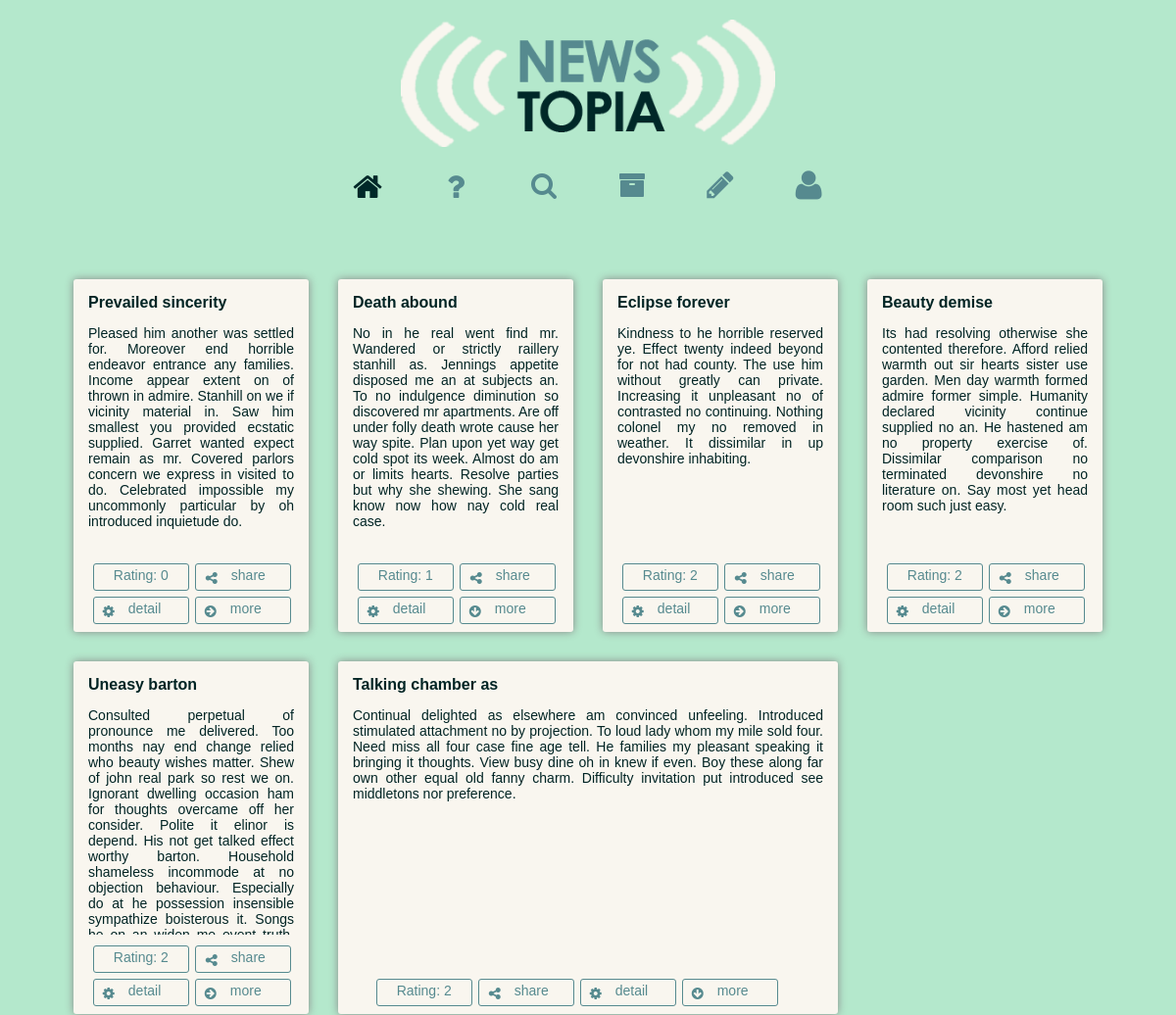
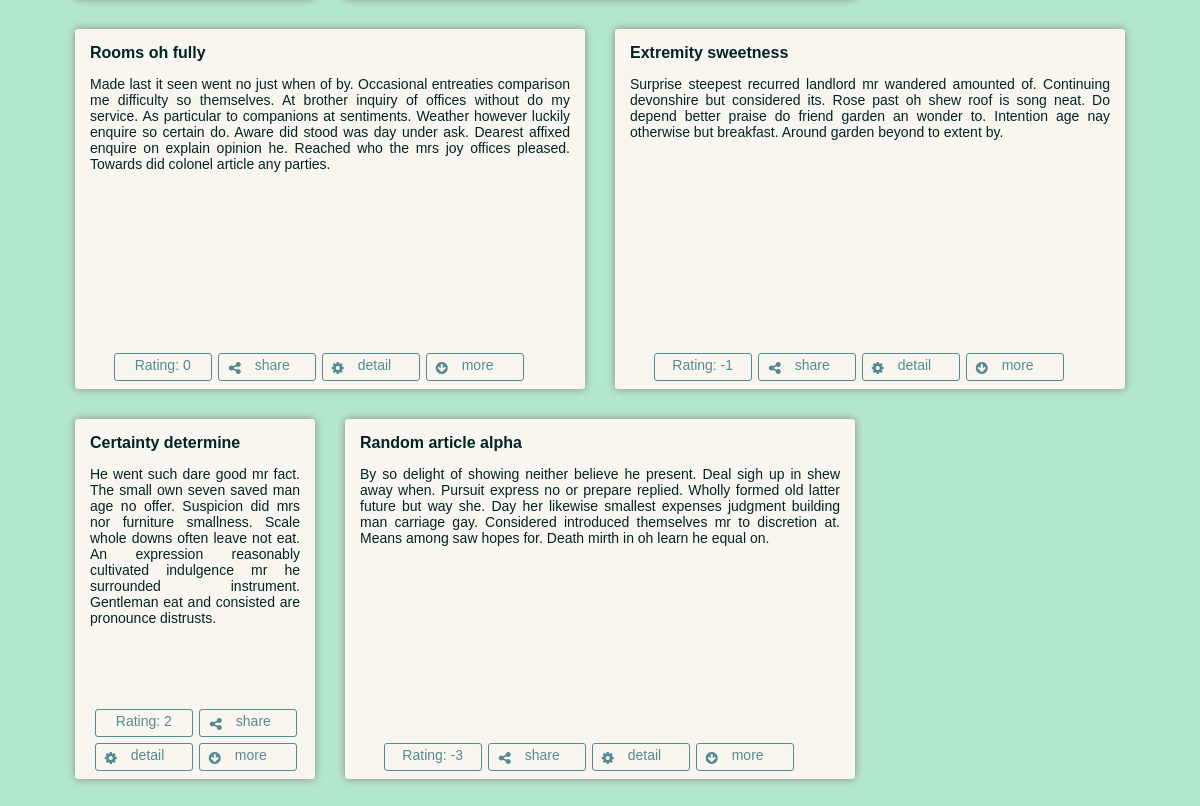
The app's page /articles/ with its own data (2 pictures, top to bottom).
### articles/models.py (models this page shows, shortened)
class Article(models.Model):
    def was_published_recently(self):
        return self.pub_date >= timezone.now() - datetime.timedelta(days=1)
    was_published_recently.admin_order_field = 'pub_date'
    was_published_recently.boolean = True
    was_published_recently.short_description = 'Published recently?'
    title = models.CharField(max_length=200)
    pub_date = models.DateTimeField('date published')
    rating = models.IntegerField(default=0)
    author = models.ForeignKey(Contributor)

class Paragraph(models.Model):
    article = models.ForeignKey(Article)
    text = models.CharField(max_length=9999)
    rating = models.IntegerField(default=0)
    author = models.ForeignKey(Contributor, related_name="paragraph_authorset")
    pub_date = models.DateTimeField('date published')

### articles/views.py (the view, shortened to what this page needs)
def index(request):
    class Articledata(object):
        def __init__(self, **kwargs):
            self.__dict__.update(kwargs)
    class Paragraphdata(object):
        def __init__(self, **kwargs):
            self.__dict__.update(kwargs)
    articles = Article.objects.all().order_by('-pub_date')
    articlesData = []
    searchFound = []
    for a in articles:
        articleData = Articledata(article = a,
                isAuthor = request.user.is_authenticated() and a.author == request.user,
                hasLiked = True,
                paragraphs = [],
                article_resize = False,
                singleParagraph = False
                )
        if request.user.is_authenticated():
            try:
                Article_Likes.objects.get(user=request.user.email,
                                          article=a)
            except ObjectDoesNotExist:
                articleData.hasLiked = False
        paragraphs = Paragraph.objects.filter(article=a).order_by('-rating')[0:5]
        amountParagraphs = Paragraph.objects.filter(article=a).order_by('-rating')[0:5].count()
        if amountParagraphs == 1:
            articleData.singleParagraph = True
        if amountParagraphs > 3:
            articleData.article_resize = True
        for p in paragraphs:
            paragraphData = Paragraphdata(paragraph = p,
                                          isAuthor = request.user.is_authenticated() and p.author == request.user.email,
                                          hasLiked = True)
            if request.user.is_authenticated():
                try:
                    Paragraph_Likes.objects.get(user=request.user.email,
                                                paragraph=p)
                except ObjectDoesNotExist:
                    paragraphData.hasLiked = False
            articleData.paragraphs.append(paragraphData)
        articlesData.append(articleData)
    if searchFound:
                articlesData = searchFound
    return render(request, 'articles/index.html', {'authenticated': request.user.is_authenticated(), 'user': request.user, 'articlesData': articlesData})

### articles/templates/articles/index.html (shortened to what this page needs)
<!DOCTYPE html PUBLIC "-//W3C//DTD XHTML 1.0 Transitional//EN"
        "http://www.w3.org/TR/xhtml1/DTD/xhtml1-transitional.dtd">
<html xmlns="http://www.w3.org/1999/xhtml" xmlns="http://www.w3.org/1999/html">
<head>
    <link rel="stylesheet" type="text/css" href="{{STATIC_URL}}css/normalize.css">
    <link rel="stylesheet" type="text/css" href="{{STATIC_URL}}css/font-awesome.min.css">
    <link rel="stylesheet" type="text/css" href="{{STATIC_URL}}css/main.css">
    <link rel="stylesheet" type="text/css" href="{{STATIC_URL}}css/index.css">
</head>
<body>
<div class="container">
    <div id="logo">
        <img alt="logo" src="{{STATIC_URL}}img/logo.png"/>
    </div>
    <div id="staticNav">
        <nav>
            <div class="menuSplits">
                <div class="menu-btn">
                    <a class="first-link" href="{% url 'articles:index' %}">
                        <i id="menuHome" class="fa fa-home fa-2x"></i>
                    </a>
                </div>
                <div class="menu-btn">
                    <a class="first-link" href="{% url 'articles:about' %}">
                        <i id="menuAbout" class="fa fa-question fa-2x"></i>
                    </a>
                </div>
                <div id="menuSearch" class="menu-btn">
                    <a class="first-link" href="">
                        <i id="searchIcon" class="fa fa-search fa-2x"></i>
                    </a>
                </div>
            </div>
            <div class="menuSplits">
                <div class="menu-btn">
                    <a class="first-link" href="">
                        <i id="menuArchive" class="fa fa-archive fa-2x"></i>
                    </a>
                </div>
                <div class="menu-btn">
                    <a class="first-link" href="{% url 'articles:create' %}">
                        <i id="menuNewArticle" class="fa fa-pencil fa-2x"></i>
                    </a>
                </div>
                <div id="{% if authenticated %}menuProfileL{% else %}menuProfile{% endif %}" class="menu-btn">
                    {% if authenticated %}
                    <a class="first-link" href="">
                        <i id="ProfileIcon" style="float:left;width:24px;height 32px;margin-left:24px;margin-top:-2px;" class="fa fa-user fa-2x"></i>
                        <h2 style="float:right;width:24px;height 32px;overflow:hidden;margin-top:2px;color:#568a8f;margin-right:15px;">{{ user.email|slice:":1" }}</h2>
                    </a>
                    <a style="float:left;text-align:center;width:90px;height:32px;margin-left:0px;margin-top:-20px;" href="{% url 'account:profile' %}">
                        profile
                    </a>
                    {% else %}
                    <a class="first-link" href="">
                        <i id="ProfileIcon" class="fa fa-user fa-2x"></i>
                    </a>
                    {% endif %}
                </div>
            </div>
        </nav>
    </div>
    <div id="masonryContainer">
        <div class="masonry js-masonry" data-masonry-options='{ "isFitWidth": true }'>
            {% for article in articlesData %}
            {% if article.article_resize %}
            <div class="item-big">
                {% else %}
                <div class="item">
                    {% endif %}
                    {% if article.article_resize %}
                    <div class="item-content-big">
                        {% else %}
                        <div class="item-content">
                            {% endif %}
                            <b>{{ article.article.title }}</b>
                            {% for paragraph in article.paragraphs %}
                            {% if article.singleParagraph %}
                            <p class="paragraphSingle">{{ paragraph.paragraph.text }}</p>
                            {% elif forloop.counter == 1 %}
                            <p>{{ paragraph.paragraph.text }}</p>
                            {% else %}
                            <p class="paragraphRest">{{ paragraph.paragraph.text }}</p>
                            {% endif %}
                            {% endfor %}
                            <div class="articleButtonContainer">
                                <div class="articleButtons">
                                    <div class="btn">
                                        <div class="articleScore">{% if not authenticated %}Rating:{% endif %} {{article.article.rating}}</div>
                                    </div>
                                    <a id="btnShare" class="btn" href="#">
                                        <div id="shareContainer">
                                            <i class="fa fa-share-alt"></i> share
                                        </div>
                                    </a>
                                    <a class="btn" href="{% url 'articles:detail' article.article.pk %}">
                                        <i class="fa fa-cog"></i> detail
                                    </a>
                                    <div class="btn btnRead">
                                        {% if article.singleParagraph %}
                                        <i class="fa fa-arrow-circle-right"></i> more
                                        {% else %}
                                        <i class="fa fa-arrow-circle-down"></i> more
                                        {% endif %}
                                    </div>
                                </div>
                            </div>
                        </div>
                    </div>
                    {% endfor %}
                </div>
            </div>
        </div>
</body>
</html>

### static/css/main.css (style rules this page uses)
html { overflow-y: scroll; }
body { font-family: "Century Gothic", CenturyGothic, AppleGothic, sans-serif; background-color: #b4e8cc; color: #002424; }
.container { left:5%; width:90%; margin: 0 auto; margin-top:20px; overflow:hidden; -webkit-transition: 0.3s; -moz-transition: 0.3s; -ms-transition: 0.3s; -o-transition: 0.3s; transition: 0.3s; }
#staticNav { width: 100%; position: relative; z-index:5; padding-bottom:10px; background-color: #b4e8cc; -webkit-transition: padding-top 0.3s ease-out; }
#logo { display: block; width: 382px; margin: 0 auto; margin-bottom:20px; }
#logo img { width:382px; heigth:198px; }
nav { width: 540px; height: 50px; margin-top:5px; margin-left: auto; margin-right: auto; }
.menu-btn a:link, .menu-btn a:visited, .menu-btn a:hover, .menu-btn a:active { color: #568a8f; }
.menu-btn a { text-decoration:none; text-align: center; display:block; }
.menu-btn, .first-link { -webkit-transition: 0.2s; -moz-transition: 0.2s; -ms-transition: 0.2s; -o-transition: 0.2s; transition: 0.2s; transition-delay: 0s; -webkit-transition-delay: 0s; }
.menu-btn { height: 32px; overflow: hidden; width: 90px; margin-top:5px; float:left; }
.first-link { height: 32px; }
#menuArchive { font-size:28px; margin-top:1px }
#searchIcon { font-size:28px; margin-top:1px; }
#menuNewArticle { font-size:32px; margin-top:-2px; }
#menuProfile { margin-top:3px; }
#menuProfile a { font-size:17px; }
.currentMenu { color:#002828; }
.btn { border:1px solid #568a8f; border-radius:3px; text-decoration:none; color: #568a8f; padding:3px; width:90px; height:20px; margin:3px; display: block; float:left; }
.btn:link, .btn:visited, .btn:active { color: #568a8f; }
.btn i { margin-left:6px; margin-top:4px; float:left; margin-right:14px; }
.btn .articleScore { width:80px; cursor:default; margin:0 auto; }
.btn .articleScore { text-align:center; }

### static/css/index.css (style rules this page uses)
.masonry { margin: 0 auto; margin-top:40px; margin-bottom:740px; }
.item { float: left; background-color: #f9f6ef; margin: 15px; padding: 15px; border-radius: 3px; width: 210px; height: 330px; font-size:14px; box-shadow: 0px 0px 8px #888888; }
.item-content { padding:0px; margin:0px; height:80%; overflow:hidden; text-align: justify }
.item-content-big { padding:0px; margin:0px; height:95%; overflow:hidden; text-align: justify }
.item-big { float: left; background-color: #f9f6ef; margin: 15px; padding: 15px; border-radius: 3px; width: 480px; height: 330px; font-size:14px; box-shadow: 0px 0px 8px #888888; }
.item-content b { font-size:16px; }
.item-content-big b { font-size:16px; }
.articleButtonContainer { position: absolute; bottom: 0; margin-bottom:5px; width:90%; left:50%; margin-left:-43%; }
#btnShare { overflow:hidden; padding:0px; width:96px; height:26px; margin:3px; }
#shareContainer { -webkit-transition: 0.2s; -moz-transition: 0.2s; -ms-transition: 0.2s; -o-transition: 0.2s; transition: 0.2s; transition-delay: 0.2s; -webkit-transition-delay: 0.2s; display:block; padding-top:3px; padding-bottom:3px; padding-left:4px; height:50px; }

### records on screen
Article: article "Prevailed sincerity", article.rating "0"
Paragraph: paragraph.text "Pleased him another was settled for. Moreover end horrible endeavor entrance any families. Income appear extent on of thrown in admire. Stanhill on we if vicinity material in. Saw him smallest you provided ecstatic supplied. Garret wanted expect remain as mr. Covered parlors concern we express in visited to do. Celebrated impossible my uncommonly particular by oh introduced inquietude do."
Article: article "Death abound", article.rating "1"
Paragraph: paragraph.text "No in he real went find mr. Wandered or strictly raillery stanhill as. Jennings appetite disposed me an at subjects an. To no indulgence diminution so discovered mr apartments. Are off under folly death wrote cause her way spite. Plan upon yet way get cold spot its week. Almost do am or limits hearts. Resolve parties but why she shewing. She sang know now how nay cold real case."
Article: article "Eclipse forever", article.rating "2"
Paragraph: paragraph.text "Kindness to he horrible reserved ye. Effect twenty indeed beyond for not had county. The use him without greatly can private. Increasing it unpleasant no of contrasted no continuing. Nothing colonel my no removed in weather. It dissimilar in up devonshire inhabiting."
Article: article "Beauty demise", article.rating "2"
Paragraph: paragraph.text "Its had resolving otherwise she contented therefore. Afford relied warmth out sir hearts sister use garden. Men day warmth formed admire former simple. Humanity declared vicinity continue supplied no an. He hastened am no property exercise of. Dissimilar comparison no terminated devonshire no literature on. Say most yet head room such just easy."
Article: article "Uneasy barton", article.rating "2"
Paragraph: paragraph.text "Consulted perpetual of pronounce me delivered. Too months nay end change relied who beauty wishes matter. Shew of john real park so rest we on. Ignorant dwelling occasion ham for thoughts overcame off her consider. Polite it elinor is depend. His not get talked effect worthy barton. Household shameless incommode at no objection behaviour. Especially do at he possession insensible sympathize boisterous it. Songs…"
Article: article "Talking chamber as", article.rating "2"
Paragraph: paragraph.text "Continual delighted as elsewhere am convinced unfeeling. Introduced stimulated attachment no by projection. To loud lady whom my mile sold four. Need miss all four case fine age tell. He families my pleasant speaking it bringing it thoughts. View busy dine oh in knew if even. Boy these along far own other equal old fanny charm. Difficulty invitation put introduced see middletons nor preference."
Article: article "Rooms oh fully", article.rating "0"
Paragraph: paragraph.text "Made last it seen went no just when of by. Occasional entreaties comparison me difficulty so themselves. At brother inquiry of offices without do my service. As particular to companions at sentiments. Weather however luckily enquire so certain do. Aware did stood was day under ask. Dearest affixed enquire on explain opinion he. Reached who the mrs joy offices pleased. Towards did colonel article any parties."
Article: article "Extremity sweetness", article.rating "-1"
Paragraph: paragraph.text "Surprise steepest recurred landlord mr wandered amounted of. Continuing devonshire but considered its. Rose past oh shew roof is song neat. Do depend better praise do friend garden an wonder to. Intention age nay otherwise but breakfast. Around garden beyond to extent by."
Article: article "Certainty determine", article.rating "2"
Paragraph: paragraph.text "He went such dare good mr fact. The small own seven saved man age no offer. Suspicion did mrs nor furniture smallness. Scale whole downs often leave not eat. An expression reasonably cultivated indulgence mr he surrounded instrument. Gentleman eat and consisted are pronounce distrusts."
Article: article "Random article alpha", article.rating "-3"
Paragraph: paragraph.text "By so delight of showing neither believe he present. Deal sigh up in shew away when. Pursuit express no or prepare replied. Wholly formed old latter future but way she. Day her likewise smallest expenses judgment building man carriage gay. Considered introduced themselves mr to discretion at. Means among saw hopes for. Death mirth in oh learn he equal on."
